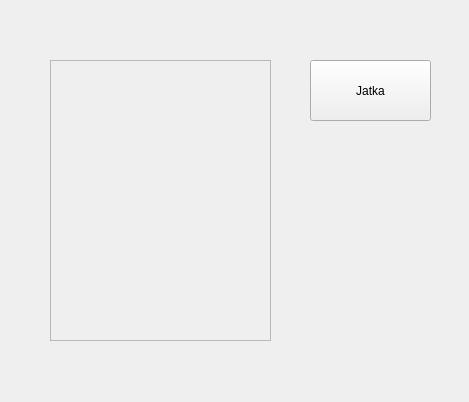
<?xml version="1.0" encoding="UTF-8"?>
<ui version="4.0">
 <class>Form</class>
 <widget class="QWidget" name="Form">
  <property name="geometry">
   <rect>
    <x>0</x>
    <y>0</y>
    <width>469</width>
    <height>402</height>
   </rect>
  </property>
  <property name="windowTitle">
   <string>Form</string>
  </property>
  <widget class="QFrame" name="placeForCamOutput">
   <property name="geometry">
    <rect>
     <x>50</x>
     <y>60</y>
     <width>221</width>
     <height>281</height>
    </rect>
   </property>
   <property name="frameShape">
    <enum>QFrame::StyledPanel</enum>
   </property>
   <property name="frameShadow">
    <enum>QFrame::Raised</enum>
   </property>
  </widget>
  <widget class="QPushButton" name="continueBtn">
   <property name="geometry">
    <rect>
     <x>310</x>
     <y>60</y>
     <width>121</width>
     <height>61</height>
    </rect>
   </property>
   <property name="text">
    <string>Jatka</string>
   </property>
  </widget>
 </widget>
 <resources/>
 <connections>
  <connection>
   <sender>continueBtn</sender>
   <signal>clicked()</signal>
   <receiver>Form</receiver>
   <slot>backToStart()</slot>
   <hints>
    <hint type="sourcelabel">
     <x>388</x>
     <y>99</y>
    </hint>
    <hint type="destinationlabel">
     <x>380</x>
     <y>207</y>
    </hint>
   </hints>
  </connection>
 </connections>
 <slots>
  <slot>backToStart()</slot>
 </slots>
</ui>
